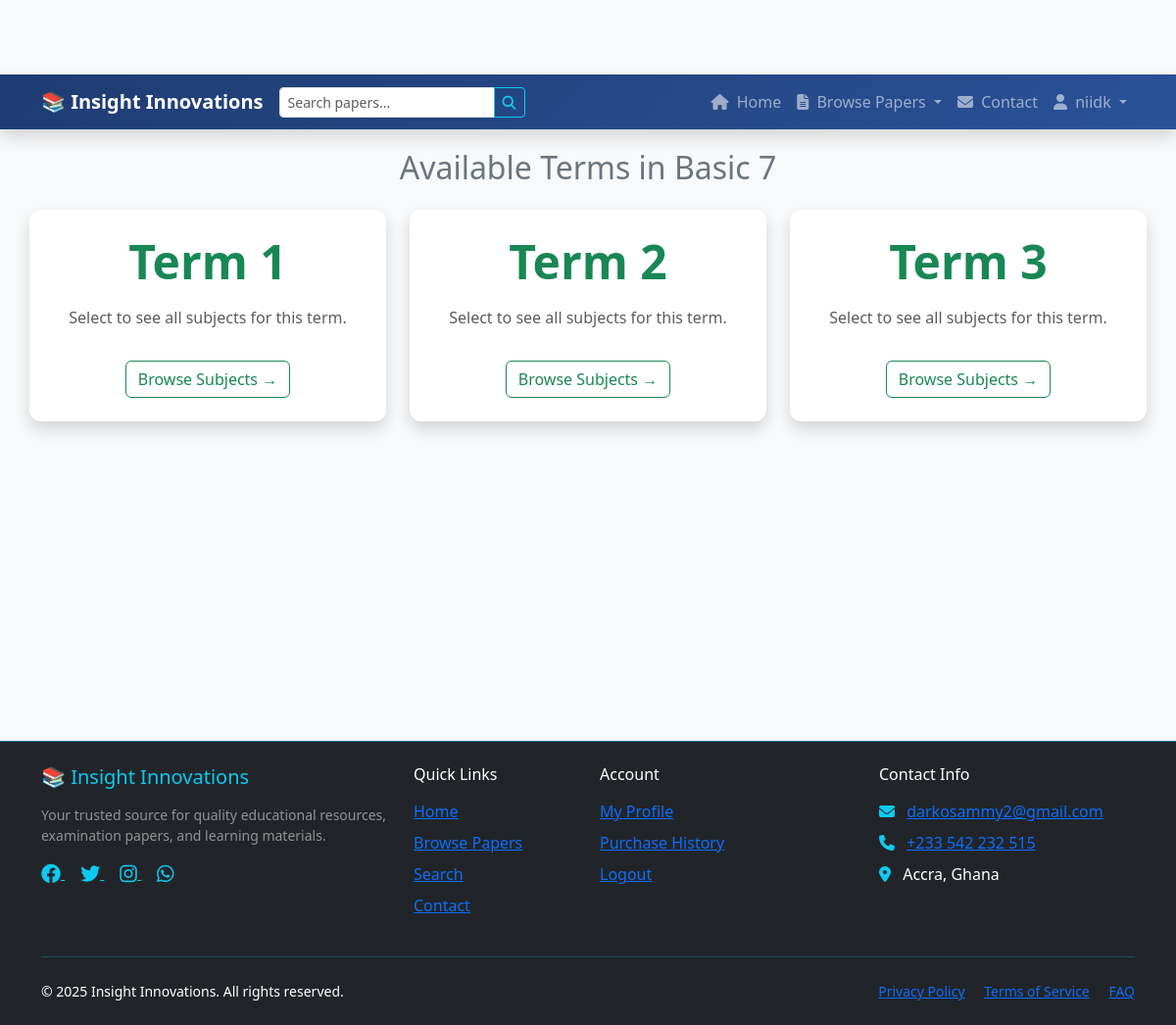
/basic-7/ (signed in), run on the app's committed database.
### shop/models.py (models this page shows, shortened)
class Classes(models.Model):
    name = models.CharField(max_length=100, help_text="e.g., JHS 1, Basic 7")
    slug = models.SlugField(max_length=100, unique=True)
    description = models.TextField(blank=True)
    class Meta:
        verbose_name = 'Class (Grade)'
        verbose_name_plural = 'Classes (Grades)'
        ordering = ('name',)

class Term(models.Model):
    class_name = models.ForeignKey(Classes, related_name='terms', on_delete=models.CASCADE)
    name = models.CharField(max_length=50, help_text="e.g., Term 1, Term 2")
    slug = models.SlugField(max_length=50)
    class Meta:
        verbose_name_plural = 'Terms'
        unique_together = ('class_name', 'slug')
        ordering = ('name',)

### shop/views.py (the view)
# urls.py: path('<slug:class_slug>/', views.term_list, name='term_list'),
def term_list(request, class_slug):
    class_level = get_object_or_404(Classes, slug=class_slug)
    terms = class_level.terms.all()  # Remove .order_by('order', 'name')
    context = {
        'class_level': class_level,
        'terms': terms,
        'page_title': f'Select Term for {class_level.name}',
    }
    return render(request, 'shop/term_list.html', context)

### shop/templates/shop/term_list.html (shortened to what this page needs)
{% extends 'base.html' %}
{% block content %}
    <h2 class="mb-4 text-center text-secondary">Available Terms in {{ class_level.name }}</h2>
    <div class="row row-cols-1 row-cols-md-3 g-4">
        {% for term_obj in terms %}
            <div class="col">
                <a href="{% url 'shop:subject_list' class_level.slug term_obj.slug %}" class="text-decoration-none">
                    <div class="card card-class text-center h-100 shadow border-success border-2">
                        <div class="card-body p-4">
                            <h5 class="card-title fw-bold text-success display-5">{{ term_obj.name }}</h5>
                            <p class="card-text text-muted mt-3">Select to see all subjects for this term.</p>
                            <span class="btn btn-outline-success mt-3">
                                Browse Subjects &rarr;
                            </span>
                        </div>
                    </div>
                </a>
            </div>
        {% empty %}
            <div class="col-12">
                <div class="alert alert-warning text-center" role="alert">
                    No terms have been added for this class yet!
                </div>
            </div>
        {% endfor %}
    </div>
{% endblock content %}

### templates/base.html (shortened to what this page needs)
<!DOCTYPE html>
<html lang="en">
<head>
    <link href="https://cdn.jsdelivr.net/npm/bootstrap@5.3.3/dist/css/bootstrap.min.css"
          rel="stylesheet"
>
    <link rel="stylesheet" href="https://cdnjs.cloudflare.com/ajax/libs/font-awesome/6.4.0/css/all.min.css">
    <link rel="stylesheet" href="https://cdn.jsdelivr.net/npm/bootstrap-icons@1.11.0/font/bootstrap-icons.css">
</head>
<body>
    <nav class="navbar navbar-expand-lg navbar-dark bg-dark sticky-top shadow">
        <div class="container">
            <a class="navbar-brand fw-bold" href="{% url 'shop:class_list' %}">
                <span class="text-info">📚</span> Insight Innovations
            </a>
            <form class="d-none d-lg-flex ms-auto me-3" action="{% url 'shop:search_papers' %}" method="GET" style="max-width: 300px;">
                <div class="input-group input-group-sm">
                    <input type="text"
                           class="form-control"
                           placeholder="Search papers..."
                           name="q"
                           value="{{ request.GET.q }}">
                    <button class="btn btn-outline-info" type="submit">
                        <i class="fas fa-search"></i>
                    </button>
                </div>
            </form>
            <div class="collapse navbar-collapse" id="navbarNav">
                <ul class="navbar-nav ms-auto">
                    <li class="nav-item">
                        <a class="nav-link {% if request.resolver_match.url_name == 'class_list' %}active{% endif %}"
                           href="{% url 'shop:class_list' %}">
                            <i class="fas fa-home d-lg-none d-xl-inline me-1"></i>
                            <span class="d-none d-lg-inline">Home</span>
                        </a>
                    </li>
                    <li class="nav-item dropdown">
                        <a class="nav-link dropdown-toggle" href="#" role="button" data-bs-toggle="dropdown">
                            <i class="fas fa-file-alt d-lg-none d-xl-inline me-1"></i>
                            <span class="d-none d-lg-inline">Browse Papers</span>
                        </a>
                    </li>
                    <li class="nav-item">
                        <a class="nav-link {% if request.resolver_match.url_name == 'contact_us' %}active{% endif %}"
                           href="{% url 'shop:contact_us' %}">
                            <i class="fas fa-envelope d-lg-none d-xl-inline me-1"></i>
                            <span class="d-none d-lg-inline">Contact</span>
                        </a>
                    </li>
                    {% if user.is_authenticated %}
                    <li class="nav-item dropdown">
                        <a class="nav-link dropdown-toggle" href="#" role="button" data-bs-toggle="dropdown">
                            <i class="fas fa-user d-lg-none d-xl-inline me-1"></i>
                            <span class="d-none d-lg-inline">{{ user.username|truncatechars:15 }}</span>
                        </a>
                    </li>
                    {% endif %}
                </ul>
            </div>
        </div>
    </nav>
    <main class="container main-content">
        {% block content %}
        {% endblock %}
    </main>
    <footer class="bg-dark text-white py-4 mt-4 border-top border-info border-opacity-50">
        <div class="container">
            <div class="row">
                <div class="col-lg-4 mb-4 mb-lg-0">
                    <h5 class="text-info mb-3">
                        <span class="text-info">📚</span> Insight Innovations
                    </h5>
                    <p class="small text-white-50">
                        Your trusted source for quality educational resources,
                        examination papers, and learning materials.
                    </p>
                    <div class="social-links mt-3">
                        <a href="#" class="text-info me-3" title="Facebook">
                            <i class="fab fa-facebook fa-lg"></i>
                        </a>
                        <a href="#" class="text-info me-3" title="Twitter">
                            <i class="fab fa-twitter fa-lg"></i>
                        </a>
                        <a href="#" class="text-info me-3" title="Instagram">
                            <i class="fab fa-instagram fa-lg"></i>
                        </a>
                        <a href="#" class="text-info" title="WhatsApp">
                            <i class="fab fa-whatsapp fa-lg"></i>
                        </a>
                    </div>
                </div>
                <div class="col-lg-2 col-md-4 mb-4 mb-md-0">
                    <h6 class="text-white mb-3">Quick Links</h6>
                    <ul class="list-unstyled">
                        <li class="mb-2"><a href="{% url 'shop:class_list' %}">Home</a></li>
                        <li class="mb-2"><a href="{% url 'shop:all_papers' %}">Browse Papers</a></li>
                        <li class="mb-2"><a href="{% url 'shop:search_papers' %}">Search</a></li>
                        <li class="mb-2"><a href="{% url 'shop:contact_us' %}">Contact</a></li>
                    </ul>
                </div>
                <div class="col-lg-3 col-md-4 mb-4 mb-md-0">
                    <h6 class="text-white mb-3">Account</h6>
                    <ul class="list-unstyled">
                        {% if user.is_authenticated %}
                        <li class="mb-2"><a href="{% url 'shop:profile' %}">My Profile</a></li>
                        <li class="mb-2"><a href="{% url 'shop:purchase_history' %}">Purchase History</a></li>
                        <li class="mb-2"><a href="{% url 'shop:logout' %}">Logout</a></li>
                        {% else %}
                        <li class="mb-2"><a href="{% url 'shop:login' %}">Login</a></li>
                        <li class="mb-2"><a href="{% url 'shop:register' %}">Register</a></li>
                        {% endif %}
                    </ul>
                </div>
                <div class="col-lg-3 col-md-4">
                    <h6 class="text-white mb-3">Contact Info</h6>
                    <ul class="list-unstyled">
                        <li class="mb-2">
                            <i class="fas fa-envelope me-2 text-info"></i>
                            <a href="mailto:darkosammy2@gmail.com">darkosammy2@gmail.com</a>
                        </li>
                        <li class="mb-2">
                            <i class="fas fa-phone me-2 text-info"></i>
                            <a href="tel:+233542232515">+233 542 232 515</a>
                        </li>
                        <li class="mb-2">
                            <i class="fas fa-map-marker-alt me-2 text-info"></i>
                            Accra, Ghana
                        </li>
                    </ul>
                </div>
            </div>
            <hr class="border-info my-4">
            <div class="row">
                <div class="col-md-6">
                    <p class="small mb-0">
                        &copy; {% now "Y" %} Insight Innovations. All rights reserved.
                    </p>
                </div>
                <div class="col-md-6 text-md-end">
                    <p class="small mb-0">
                        <a href="{% url 'shop:privacy_policy' %}" class="me-3">Privacy Policy</a>
                        <a href="{% url 'shop:terms_of_service' %}" class="me-3">Terms of Service</a>
                        <a href="{% url 'shop:faq' %}">FAQ</a>
                    </p>
                </div>
            </div>
        </div>
    </footer>
</body>
</html>

### templates/base.html (style rules this page uses)
:root { --primary-color: #0d6efd; --info-color: #0dcaf0; --dark-color: #212529; }
body { font-family: 'Segoe UI', Tahoma, Geneva, Verdana, sans-serif; padding-top: 76px; background-color: #f8f9fa; min-height: 100vh; display: flex; flex-direction: column; }
.main-content { flex: 1; padding: 20px 0; min-height: calc(100vh - 200px); }
.navbar { background: linear-gradient(135deg, #1e3c72 0%, #2a5298 100%); box-shadow: 0 2px 10px rgba(0,0,0,0.1); }
.nav-link { transition: all 0.3s ease; }
.card { border-radius: 12px; border: none; box-shadow: 0 4px 6px rgba(0,0,0,0.05); transition: transform 0.3s ease, box-shadow 0.3s ease; }

### data on the page
Classes: name "Basic 7"
Term: name "Term 1"
Term: name "Term 2"
Term: name "Term 3"

### other printed values
{{ user.username|truncatechars:15 }} "niidk"
